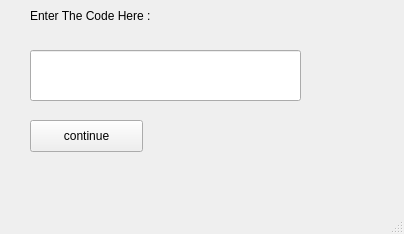
<?xml version="1.0" encoding="UTF-8"?>
<ui version="4.0">
 <class>pop</class>
 <widget class="QMainWindow" name="pop">
  <property name="geometry">
   <rect>
    <x>0</x>
    <y>0</y>
    <width>404</width>
    <height>234</height>
   </rect>
  </property>
  <property name="windowTitle">
   <string>MainWindow</string>
  </property>
  <widget class="QWidget" name="centralwidget">
   <widget class="QLabel" name="label">
    <property name="geometry">
     <rect>
      <x>30</x>
      <y>0</y>
      <width>181</width>
      <height>31</height>
     </rect>
    </property>
    <property name="text">
     <string>Enter The Code Here :</string>
    </property>
   </widget>
   <widget class="QLineEdit" name="lineEdit_certification">
    <property name="geometry">
     <rect>
      <x>30</x>
      <y>50</y>
      <width>271</width>
      <height>51</height>
     </rect>
    </property>
   </widget>
   <widget class="QPushButton" name="pushButton">
    <property name="geometry">
     <rect>
      <x>30</x>
      <y>120</y>
      <width>113</width>
      <height>32</height>
     </rect>
    </property>
    <property name="text">
     <string>continue</string>
    </property>
   </widget>
  </widget>
  <widget class="QMenuBar" name="menubar">
   <property name="geometry">
    <rect>
     <x>0</x>
     <y>0</y>
     <width>404</width>
     <height>37</height>
    </rect>
   </property>
  </widget>
  <widget class="QStatusBar" name="statusbar"/>
 </widget>
 <resources/>
 <connections/>
</ui>
